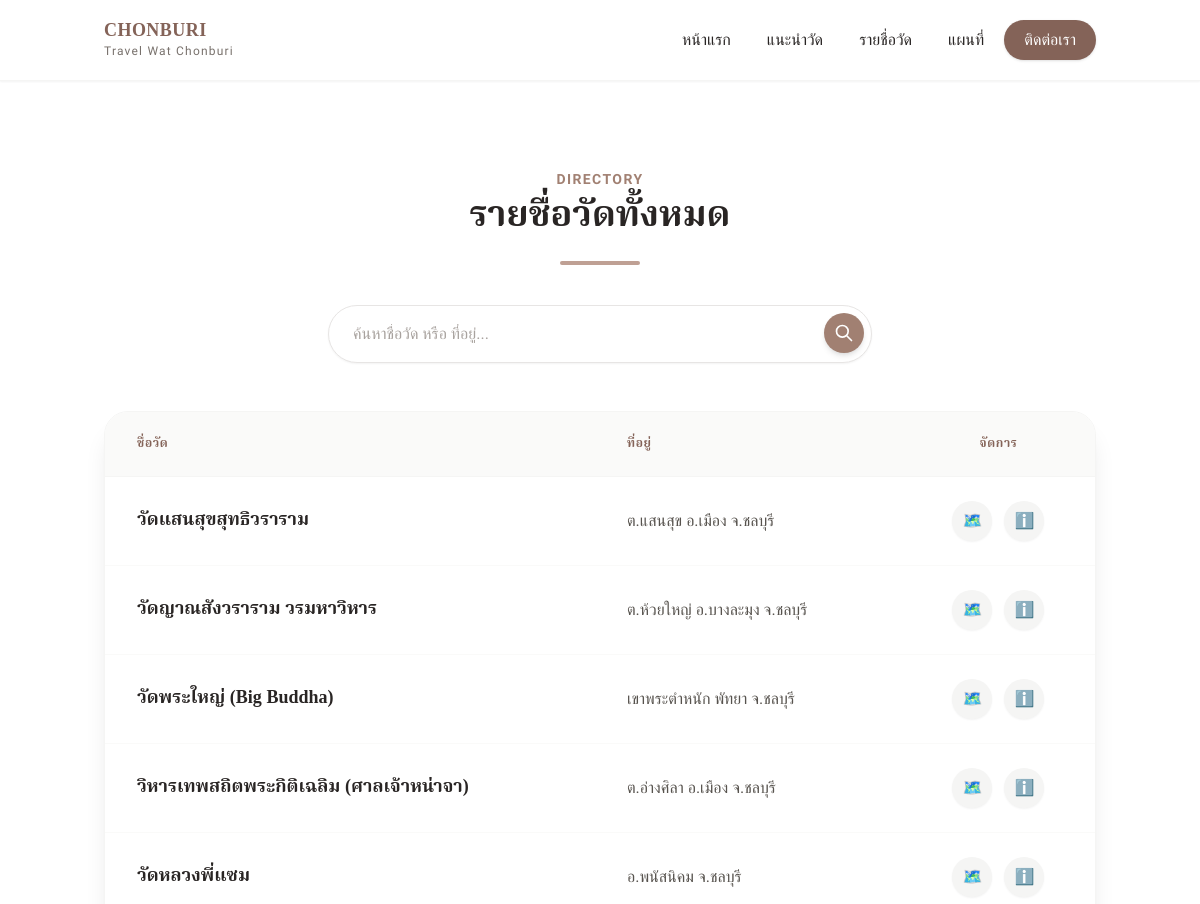
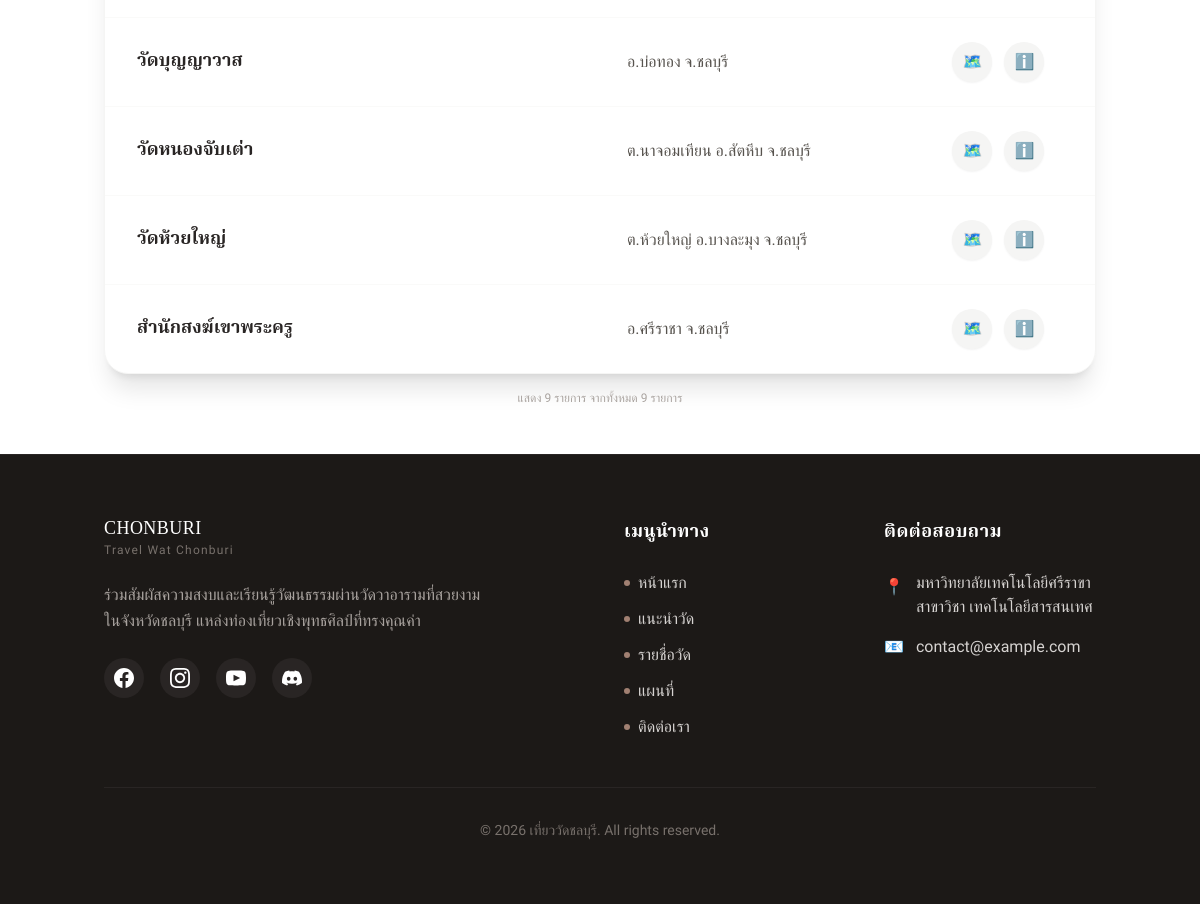
Page /list.php on the committed database (2 pictures, top to bottom).
### tables this page shows
CREATE TABLE `temples` (
  `id` int(11) NOT NULL,
  `name` varchar(255) NOT NULL,
  `image` varchar(255) NOT NULL,
  `address` text NOT NULL,
  `description` text NOT NULL,
  `map_link` varchar(255) NOT NULL
);

### includes/db.php (called while the page is built, shortened)
<?php
function getTemples($conn, $search = '', $limit = 1000, $offset = 0) {
    $sql = "SELECT * FROM temples";
    $sql .= " LIMIT $limit OFFSET $offset";
    $result = $conn->query($sql);
    $temples = [];
    if ($result && $result->num_rows > 0) {
        while($row = $result->fetch_assoc()) {
            $temples[] = $row;
        }
    }
    return $temples;
}
function getTemplesCount($conn, $search = '') {
    $sql = "SELECT COUNT(*) as total FROM temples";
    $result = $conn->query($sql);
    if ($result) {
        $row = $result->fetch_assoc();
        return $row['total'];
    }
    return 0;
}
?>

### list.php (the view, shortened to what this page needs)
<?php
    include 'includes/header.php';
    include 'includes/db.php';
    $search_query = isset($_GET['q']) ? $_GET['q'] : '';
    $page = isset($_GET['page']) ? (int)$_GET['page'] : 1;
    $limit = 10;
    $offset = ($page - 1) * $limit;
    $temples = getTemples($conn, $search_query, $limit, $offset);
    $total_temples = getTemplesCount($conn, $search_query);
?>
<section class="max-w-5xl mx-auto min-h-[60vh]">
    <div class="text-center mb-10 pt-10">
        <span class="text-brown-600 font-bold tracking-widest uppercase text-sm mb-2 block">Directory</span>
        <h1 class="text-3xl md:text-4xl font-bold text-stone-800 font-serif">รายชื่อวัดทั้งหมด</h1>
        <div class="h-1 w-20 bg-brown-500 mx-auto mt-6 rounded-full"></div>
    </div>
    <div class="max-w-xl mx-auto mb-12 relative px-4">
        <form action="" method="GET" class="relative">
            <input type="text"
                   name="q"
                   value="<?php echo htmlspecialchars($search_query); ?>"
                   placeholder="ค้นหาชื่อวัด หรือ ที่อยู่..."
                   class="w-full pl-6 pr-14 py-4 rounded-full bg-white border border-stone-200 shadow-sm focus:outline-none focus:ring-2 focus:ring-brown-400 focus:border-transparent transition text-stone-700 placeholder-stone-400">
            <button type="submit" class="absolute right-2 top-2 h-10 w-10 bg-brown-600 rounded-full flex items-center justify-center text-white hover:bg-brown-800 transition shadow-md">
                <svg class="w-5 h-5" fill="none" stroke="currentColor" viewBox="0 0 24 24"><path stroke-linecap="round" stroke-linejoin="round" stroke-width="2" d="M21 21l-6-6m2-5a7 7 0 11-14 0 7 7 0 0114 0z"></path></svg>
            </button>
        </form>
    </div>
    <div class="bg-white rounded-3xl shadow-xl border border-stone-100 overflow-hidden">
        <div class="overflow-x-auto">
            <table class="w-full text-left text-stone-600">
                <thead class="bg-stone-50 border-b border-stone-100 text-xs uppercase text-stone-500 font-bold tracking-wider">
                    <tr>
                        <th class="px-8 py-6 font-serif text-brown-800">ชื่อวัด</th>
                        <th class="px-8 py-6 font-serif text-brown-800">ที่อยู่</th>
                        <th class="px-8 py-6 text-center font-serif text-brown-800">จัดการ</th>
                    </tr>
                </thead>
                <tbody class="divide-y divide-stone-50">
                    <?php if (!empty($temples)): ?>
                        <?php foreach ($temples as $temple): ?>
                        <tr class="hover:bg-brown-50/50 transition duration-300 group">
                            <td class="px-8 py-6">
                                <span class="font-bold text-stone-800 text-lg group-hover:text-brown-700 transition font-serif block"><?php echo $temple['name']; ?></span>
                            </td>
                            <td class="px-8 py-6 font-light">
                                <?php echo $temple['address']; ?>
                            </td>
                            <td class="px-8 py-6 text-center space-x-2">
                                <a href="map.php#temple-<?php echo $temple['id']; ?>" class="inline-flex items-center justify-center w-10 h-10 rounded-full bg-stone-100 text-brown-600 hover:bg-brown-600 hover:text-white transition shadow-sm" title="ดูแผนที่">
                                    🗺️
                                </a>
                                <a href="wat1.php#temple-<?php echo $temple['id']; ?>" class="inline-flex items-center justify-center w-10 h-10 rounded-full bg-stone-100 text-stone-600 hover:bg-stone-600 hover:text-white transition shadow-sm" title="ดูรายละเอียด">
                                    ℹ️
                                </a>
                            </td>
                        </tr>
                        <?php endforeach; ?>
                    <?php else: ?>
                        <tr>
                            <td colspan="3" class="px-8 py-10 text-center text-stone-400 font-light">ไม่มีข้อมูล</td>
                        </tr>
                    <?php endif; ?>
                </tbody>
            </table>
        </div>
    </div>
    <div class="mt-4 text-center text-xs text-stone-400 font-light">
        แสดง <?php echo count($temples); ?> รายการ จากทั้งหมด <?php echo $total_temples; ?> รายการ
    </div>
</section>
<?php include 'includes/footer.php'; ?>

### assets/css/custom.css (style rules this page uses)
h1, h2, h3, h4, h5, h6, .serif { font-family: 'Noto Serif Thai', serif; }
body { font-family: 'Sarabun', sans-serif; }

### rows in the picture
temples: name "วัดแสนสุขสุทธิวราราม", address "ต.แสนสุข อ.เมือง จ.ชลบุรี"
temples: name "วัดญาณสังวราราม วรมหาวิหาร", address "ต.ห้วยใหญ่ อ.บางละมุง จ.ชลบุรี"
temples: name "วัดพระใหญ่ (Big Buddha)", address "เขาพระตำหนัก พัทยา จ.ชลบุรี"
temples: name "วิหารเทพสถิตพระกิติเฉลิม (ศาลเจ้าหน่าจา)", address "ต.อ่างศิลา อ.เมือง จ.ชลบุรี"
temples: name "วัดหลวงพี่แซม", address "อ.พนัสนิคม จ.ชลบุรี"
temples: name "วัดบุญญาวาส", address "อ.บ่อทอง จ.ชลบุรี"
temples: name "วัดหนองจับเต่า", address "ต.นาจอมเทียน อ.สัตหีบ จ.ชลบุรี"
temples: name "วัดห้วยใหญ่", address "ต.ห้วยใหญ่ อ.บางละมุง จ.ชลบุรี"
temples: name "สำนักสงฆ์เขาพระครู", address "อ.ศรีราชา จ.ชลบุรี"

### other values in the picture
count($temples) "9"
$total_temples "9"
